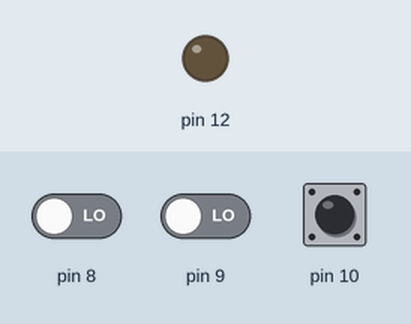
Simulated run of this sketch. Board: Arduino Uno, built with avr-gcc and run on an emulated ATmega328P. Shown: output pins drawn as LEDs (lit = HIGH). The inputs (shaded band) are chosen by the test bench; at power-on: pin 9 LOW, pin 8 LOW, pin 10 HIGH.

Above: at 1.2 s.
1.3 s: pin 9 driven HIGH
At 2.1 s:
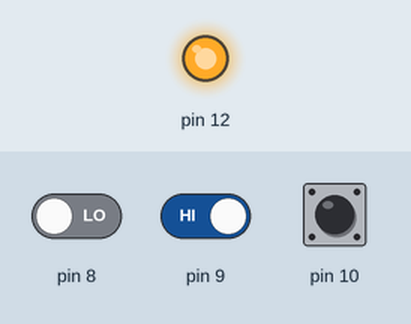
2.8 s: pin 9 driven LOW
At 6.3 s:
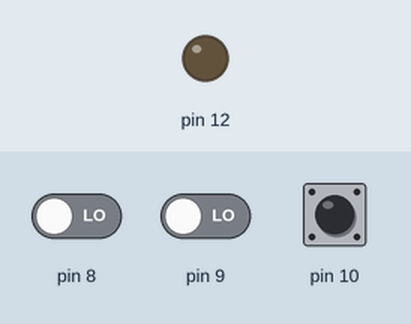
Timing chart, 0 to 7.8 s (numbered marks = the images above; inputs shaded):
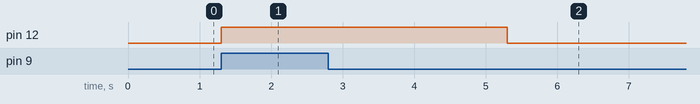

Measured:
- after the input at 1.3 s, pin 12: LOW → HIGH at once
- after the input at 2.8 s, pin 12: HIGH → LOW after 2.5 s

The sketch:

16-Entradas_e_sa_das_dixitais__IV_.ino
```cpp
// C++ code
//
/*Puertas lógicas con arduino

Tenemos 3 pulsadores, A, B y C, el pulsador A está conectado al pin 10, el pulsador B está conectado al pin 9 y el pulsador C está conectado al pin 8

Si el pulsador B está pulsado y  los pulsadores B y C no, se enciende el led, si los pulsadores A y B están pulsados y el pulsador C no, se enciende el led, y si todos los pulsadores están pulsados, se enciende el led.
Cuando el led se enciende, queda encendido durante 4 segundos. En caso de no cumplirse ninguno de los casos anteriores, el led permanecerá apagado. */
void setup()
{
  //Pulsador A en el pin 10
  pinMode(10, INPUT);
  //Pulsador B en el pin 9
  pinMode(9, INPUT);
  //Pulsador C en el pin 8
  pinMode(8, INPUT);
  //Led conectado en el pin 12
  pinMode(12, OUTPUT);
}

void loop()
{
  //Si el pulsador B está pulsado y  los pulsadores B y C no, se enciende el led
  if (digitalRead(10) == LOW && (digitalRead(9) == HIGH && digitalRead(8) == LOW)) {
    digitalWrite(12, HIGH);
    delay(4000); // Wait for 4000 millisecond(s)
  } else {
    //Si no se cumple la condición anterior y los pulsadores A y B están pulsados y el pulsador C no, se enciende el led
    if (digitalRead(10) == HIGH && (digitalRead(9) == HIGH && digitalRead(8) == LOW)) {
      digitalWrite(12, HIGH);
      delay(4000); // Wait for 4000 millisecond(s)
    } else {
      //Si no se cumplen las condiciones anteriores y todos los pulsadores están pulsados, se enciende el led
      if (digitalRead(10) == HIGH && (digitalRead(9) == HIGH && digitalRead(8) == HIGH)) {
        digitalWrite(12, HIGH);
        delay(4000); // Wait for 4000 millisecond(s)
        //Si no se cumple ninguna de las condiciones anteriores, el led permanece apagado
      } else {
        digitalWrite(12, LOW);
      }
    }
  }
}
```
